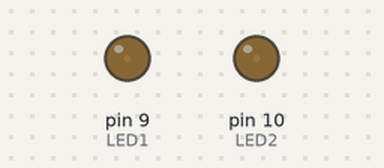
A sketch run on a simulated Arduino Uno, built with avr-gcc and run on an emulated ATmega328P. On the bench: output pins drawn as LEDs (lit = HIGH).

Above: at 0.05 s.
At 1.35 s:
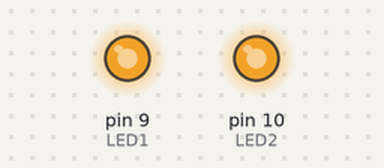
At 2.7 s:
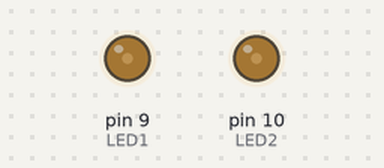
At 5.55 s:
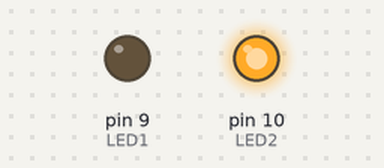
Timing chart, 0 to 7.9 s (numbered marks = the images above):
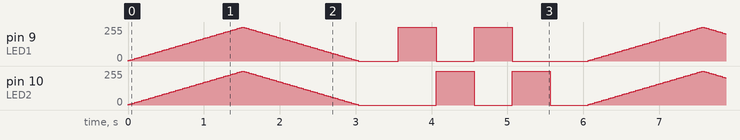

Measured:
- by itself, pin 9 (LED1), pin 10 (LED2): moves between 0/255 and 255/255, repeating every 6.1 s

The sketch:

jewelry.ino
```cpp
int LED1=9;
int LED2=10;
int brightness = 0;
int fadeAmount = 5;
// the setup function runs once when you press reset or power the board
void setup() {
  // initialize digital pin LED_BUILTIN as an output.
  pinMode(LED1, OUTPUT);
  pinMode(LED2, OUTPUT);
}

// the loop function runs over and over again forever
void loop() {
  // fade part

   while (brightness < 255) {
      brightness = brightness + fadeAmount;
      analogWrite(LED1, brightness);
      analogWrite(LED2, brightness);
      delay(30);
    }
    fadeAmount = -fadeAmount;
    while (brightness > 0) {
      brightness = brightness + fadeAmount;
      analogWrite(LED1, brightness);
      analogWrite(LED2, brightness);
      delay(30);
    }
    fadeAmount = -fadeAmount;

  delay(500);

  // blink part
  digitalWrite(LED1, HIGH);
  digitalWrite(LED2, LOW);
  delay(500);
  digitalWrite(LED2, HIGH);
  digitalWrite(LED1, LOW);
  delay(500);
  digitalWrite(LED1, HIGH);
  digitalWrite(LED2, LOW);
  delay(500);
  digitalWrite(LED2, HIGH);
  digitalWrite(LED1, LOW);
  delay(500);
  digitalWrite(LED2, LOW);
  digitalWrite(LED1, LOW);
  delay(500);


}
```
